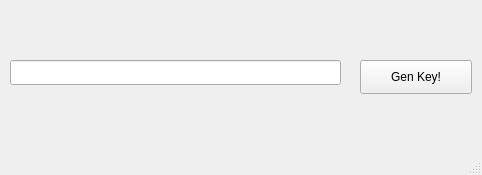
<?xml version="1.0" encoding="UTF-8"?>
<ui version="4.0">
 <class>MainWindow</class>
 <widget class="QMainWindow" name="MainWindow">
  <property name="geometry">
   <rect>
    <x>0</x>
    <y>0</y>
    <width>482</width>
    <height>175</height>
   </rect>
  </property>
  <property name="windowTitle">
   <string>PDFLib 9.3.0 Key Gen</string>
  </property>
  <widget class="QWidget" name="centralwidget">
   <widget class="QLineEdit" name="lineEdit">
    <property name="geometry">
     <rect>
      <x>10</x>
      <y>60</y>
      <width>331</width>
      <height>25</height>
     </rect>
    </property>
   </widget>
   <widget class="QPushButton" name="pushButton">
    <property name="geometry">
     <rect>
      <x>360</x>
      <y>60</y>
      <width>112</width>
      <height>34</height>
     </rect>
    </property>
    <property name="text">
     <string>Gen Key!</string>
    </property>
   </widget>
  </widget>
  <widget class="QMenuBar" name="menubar">
   <property name="geometry">
    <rect>
     <x>0</x>
     <y>0</y>
     <width>482</width>
     <height>29</height>
    </rect>
   </property>
  </widget>
  <widget class="QStatusBar" name="statusbar"/>
 </widget>
 <resources/>
 <connections/>
</ui>
